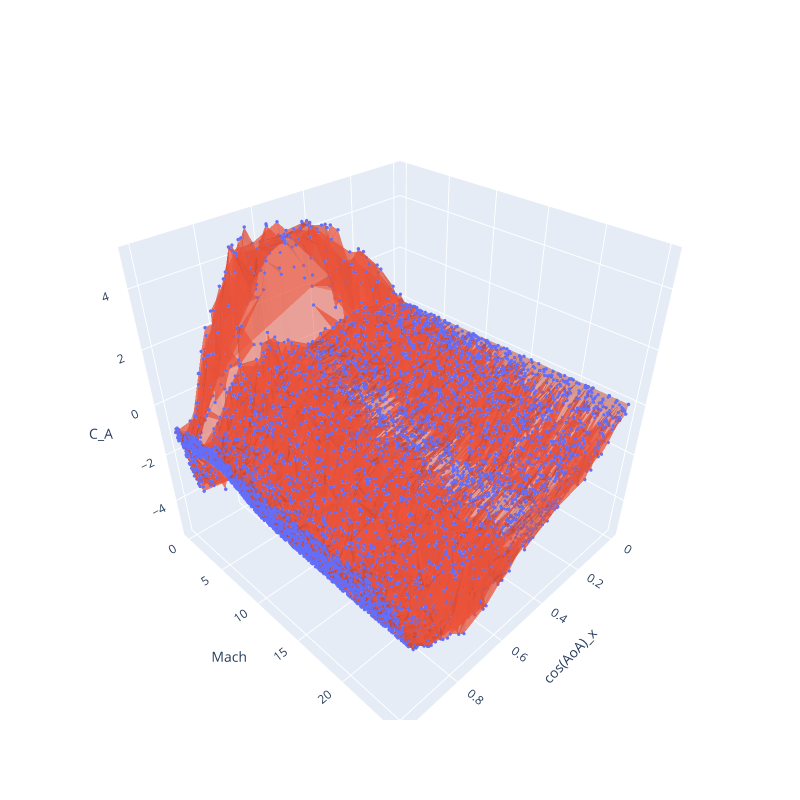
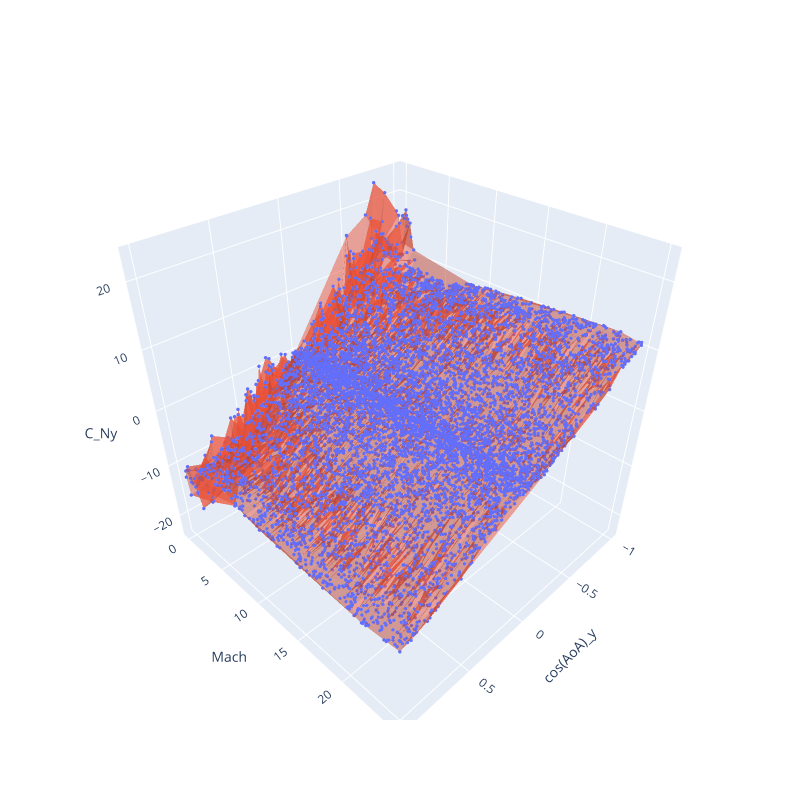
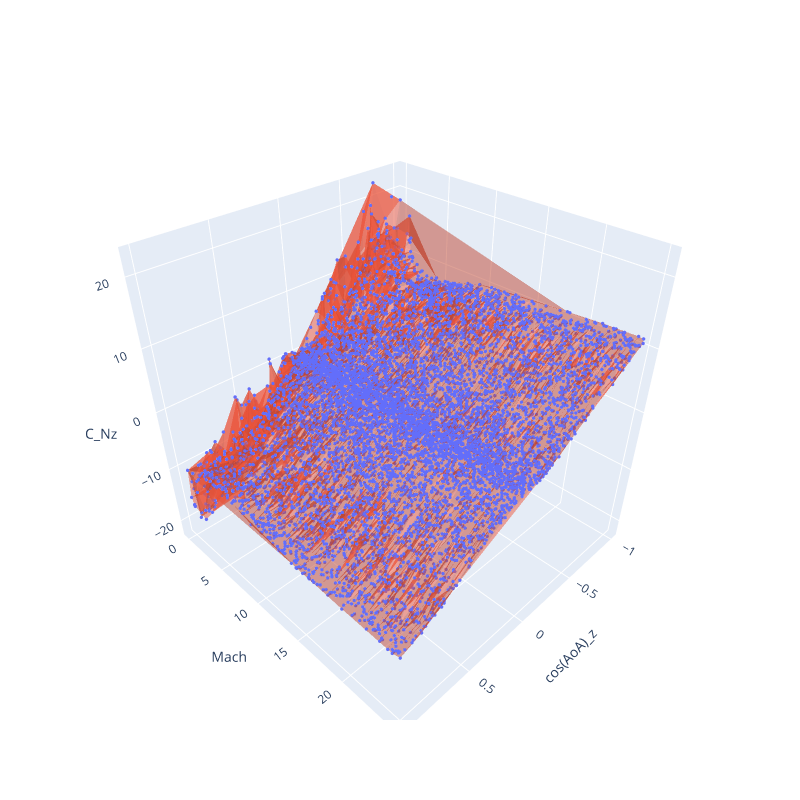

Here is the notebook cell these charts were saved with, in order:
### Markdown cell above
### Plot of Results ###

### Code cell
mach_data = mach_samples
# mach_data = np.tanh((mach_samples - 1)/6)
plot_data(cos_AoA_x, mach_data, C_A,  'cos(AoA)_x', 'Mach', 'C_A',  y_scale='linear', surface=True, scatter=True)
plot_data(cos_AoA_y, mach_data, C_Ny, 'cos(AoA)_y', 'Mach', 'C_Ny', y_scale='linear', surface=True, scatter=True)
plot_data(cos_AoA_z, mach_data, C_Nz, 'cos(AoA)_z', 'Mach', 'C_Nz', y_scale='linear', surface=True, scatter=True)

### Figure 1 — Plotly figure (JSON) as saved in the notebook; plotly's stock layout.template omitted (floating-point values rounded to 4 significant figures; data arrays with more than 128 entries replaced by an {"elided": "..."} marker saying what was removed)
{"data": [{"marker": {"size": 2}, "mode": "markers", "name": "data points", "type": "scatter3d", "x": {"elided": "10000 float values"}, "y": {"elided": "10000 float values"}, "z": {"elided": "10000 float values"}}, {"flatshading": true, "i": {"elided": "19974 int values"}, "j": {"elided": "19974 int values"}, "k": {"elided": "19974 int values"}, "name": "triangulated surface", "opacity": 0.5, "showscale": false, "type": "mesh3d", "x": {"elided": "10000 float values"}, "y": {"elided": "10000 float values"}, "z": {"elided": "10000 float values"}}], "layout": {"height": 800, "scene": {"xaxis": {"title": {"text": "cos(AoA)_x"}, "type": "linear"}, "yaxis": {"title": {"text": "Mach"}, "type": "linear"}, "zaxis": {"title": {"text": "C_A"}}}, "title": {}, "width": 800}}

### Figure 2 — Plotly figure (JSON) as saved in the notebook; plotly's stock layout.template omitted (floating-point values rounded to 4 significant figures; data arrays with more than 128 entries replaced by an {"elided": "..."} marker saying what was removed)
{"data": [{"marker": {"size": 2}, "mode": "markers", "name": "data points", "type": "scatter3d", "x": {"elided": "10000 float values"}, "y": {"elided": "10000 float values"}, "z": {"elided": "10000 float values"}}, {"flatshading": true, "i": {"elided": "19972 int values"}, "j": {"elided": "19972 int values"}, "k": {"elided": "19972 int values"}, "name": "triangulated surface", "opacity": 0.5, "showscale": false, "type": "mesh3d", "x": {"elided": "10000 float values"}, "y": {"elided": "10000 float values"}, "z": {"elided": "10000 float values"}}], "layout": {"height": 800, "scene": {"xaxis": {"title": {"text": "cos(AoA)_y"}, "type": "linear"}, "yaxis": {"title": {"text": "Mach"}, "type": "linear"}, "zaxis": {"title": {"text": "C_Ny"}}}, "title": {}, "width": 800}}

### Figure 3 — Plotly figure (JSON) as saved in the notebook; plotly's stock layout.template omitted (floating-point values rounded to 4 significant figures; data arrays with more than 128 entries replaced by an {"elided": "..."} marker saying what was removed)
{"data": [{"marker": {"size": 2}, "mode": "markers", "name": "data points", "type": "scatter3d", "x": {"elided": "10000 float values"}, "y": {"elided": "10000 float values"}, "z": {"elided": "10000 float values"}}, {"flatshading": true, "i": {"elided": "19979 int values"}, "j": {"elided": "19979 int values"}, "k": {"elided": "19979 int values"}, "name": "triangulated surface", "opacity": 0.5, "showscale": false, "type": "mesh3d", "x": {"elided": "10000 float values"}, "y": {"elided": "10000 float values"}, "z": {"elided": "10000 float values"}}], "layout": {"height": 800, "scene": {"xaxis": {"title": {"text": "cos(AoA)_z"}, "type": "linear"}, "yaxis": {"title": {"text": "Mach"}, "type": "linear"}, "zaxis": {"title": {"text": "C_Nz"}}}, "title": {}, "width": 800}}
